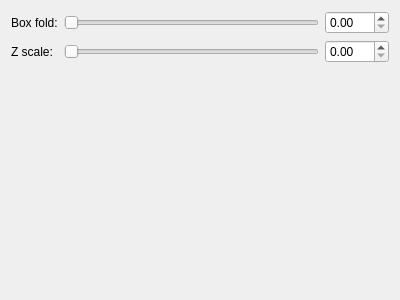
<?xml version="1.0" encoding="UTF-8"?>
<ui version="4.0">
 <class>Form</class>
 <widget class="QWidget" name="Form">
  <property name="geometry">
   <rect>
    <x>0</x>
    <y>0</y>
    <width>400</width>
    <height>300</height>
   </rect>
  </property>
  <property name="windowTitle">
   <string>Form</string>
  </property>
  <layout class="QVBoxLayout" name="verticalLayout">
   <item>
    <layout class="QGridLayout" name="gridLayout">
     <item row="1" column="1">
      <widget class="QSlider" name="slider_boxfold_bulbpow2_z_factor">
       <property name="minimum">
        <number>0</number>
       </property>
       <property name="maximum">
        <number>5000</number>
       </property>
       <property name="singleStep">
        <number>1</number>
       </property>
       <property name="pageStep">
        <number>100</number>
       </property>
       <property name="orientation">
        <enum>Qt::Horizontal</enum>
       </property>
      </widget>
     </item>
     <item row="1" column="0">
      <widget class="QLabel" name="label_8">
       <property name="text">
        <string>Z scale:</string>
       </property>
      </widget>
     </item>
     <item row="0" column="2">
      <widget class="QDoubleSpinBox" name="spinbox_boxfold_bulbpow2_folding_factor">
       <property name="prefix">
        <string/>
       </property>
       <property name="suffix">
        <string/>
       </property>
       <property name="decimals">
        <number>2</number>
       </property>
       <property name="minimum">
        <double>0.000000000000000</double>
       </property>
       <property name="maximum">
        <double>100.000000000000000</double>
       </property>
       <property name="singleStep">
        <double>0.100000000000000</double>
       </property>
      </widget>
     </item>
     <item row="1" column="2">
      <widget class="QDoubleSpinBox" name="spinbox_boxfold_bulbpow2_z_factor">
       <property name="prefix">
        <string/>
       </property>
       <property name="suffix">
        <string/>
       </property>
       <property name="decimals">
        <number>2</number>
       </property>
       <property name="minimum">
        <double>0.000000000000000</double>
       </property>
       <property name="maximum">
        <double>50.000000000000000</double>
       </property>
       <property name="singleStep">
        <double>0.100000000000000</double>
       </property>
      </widget>
     </item>
     <item row="0" column="1">
      <widget class="QSlider" name="slider_boxfold_bulbpow2_folding_factor">
       <property name="maximum">
        <number>2000</number>
       </property>
       <property name="singleStep">
        <number>1</number>
       </property>
       <property name="orientation">
        <enum>Qt::Horizontal</enum>
       </property>
      </widget>
     </item>
     <item row="0" column="0">
      <widget class="QLabel" name="label_7">
       <property name="text">
        <string>Box fold:</string>
       </property>
      </widget>
     </item>
    </layout>
   </item>
   <item>
    <spacer name="verticalSpacer">
     <property name="orientation">
      <enum>Qt::Vertical</enum>
     </property>
     <property name="sizeHint" stdset="0">
      <size>
       <width>20</width>
       <height>40</height>
      </size>
     </property>
    </spacer>
   </item>
  </layout>
 </widget>
 <resources/>
 <connections/>
</ui>
